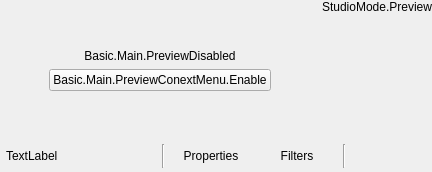
  <widget class="QWidget" name="centralwidget">
   <layout class="QVBoxLayout" name="verticalLayout">
    <property name="spacing">
     <number>0</number>
    </property>
    <property name="leftMargin">
     <number>0</number>
    </property>
    <property name="topMargin">
     <number>0</number>
    </property>
    <property name="rightMargin">
     <number>0</number>
    </property>
    <property name="bottomMargin">
     <number>0</number>
    </property>
    <item>
     <layout class="QHBoxLayout" name="horizontalLayout_2">
      <item>
       <layout class="QHBoxLayout" name="previewLayout">
        <property name="spacing">
         <number>2</number>
        </property>
        <item>
         <widget class="QWidget" name="previewDisabledWidget" native="true">
          <property name="sizePolicy">
           <sizepolicy hsizetype="Expanding" vsizetype="Expanding">
            <horstretch>0</horstretch>
            <verstretch>0</verstretch>
           </sizepolicy>
          </property>
          <layout class="QVBoxLayout" name="verticalLayout_7">
           <item>
            <spacer name="verticalSpacer_2">
             <property name="orientation">
              <enum>Qt::Vertical</enum>
             </property>
             <property name="sizeHint" stdset="0">
              <size>
               <width>20</width>
               <height>40</height>
              </size>
             </property>
            </spacer>
           </item>
           <item>
            <widget class="QLabel" name="label">
             <property name="sizePolicy">
              <sizepolicy hsizetype="Preferred" vsizetype="Preferred">
               <horstretch>0</horstretch>
               <verstretch>0</verstretch>
              </sizepolicy>
             </property>
             <property name="text">
              <string>Basic.Main.PreviewDisabled</string>
             </property>
             <property name="alignment">
              <set>Qt::AlignCenter</set>
             </property>
            </widget>
           </item>
           <item>
            <layout class="QHBoxLayout" name="horizontalLayout">
             <item>
              <spacer name="horizontalSpacer_2">
               <property name="orientation">
                <enum>Qt::Horizontal</enum>
               </property>
               <property name="sizeHint" stdset="0">
                <size>
                 <width>40</width>
                 <height>20</height>
                </size>
               </property>
              </spacer>
             </item>
             <item>
              <widget class="QPushButton" name="enablePreviewButton">
               <property name="text">
                <string>Basic.Main.PreviewConextMenu.Enable</string>
               </property>
              </widget>
             </item>
             <item>
              <spacer name="horizontalSpacer_3">
               <property name="orientation">
                <enum>Qt::Horizontal</enum>
               </property>
               <property name="sizeHint" stdset="0">
                <size>
                 <width>40</width>
                 <height>20</height>
                </size>
               </property>
              </spacer>
             </item>
            </layout>
           </item>
           <item>
            <spacer name="verticalSpacer_3">
             <property name="orientation">
              <enum>Qt::Vertical</enum>
             </property>
             <property name="sizeHint" stdset="0">
              <size>
               <width>20</width>
               <height>40</height>
              </size>
             </property>
            </spacer>
           </item>
          </layout>
         </widget>
        </item>
        <item>
         <layout class="QVBoxLayout" name="previewTextLayout">
          <property name="spacing">
           <number>0</number>
          </property>
          <item>
           <widget class="QLabel" name="previewLabel">
            <property name="text">
             <string>StudioMode.Preview</string>
            </property>
            <property name="alignment">
             <set>Qt::AlignBottom|Qt::AlignHCenter</set>
            </property>
           </widget>
          </item>
          <item>
           <widget class="OBSBasicPreview" name="preview" native="true">
            <property name="sizePolicy">
             <sizepolicy hsizetype="Expanding" vsizetype="Expanding">
              <horstretch>0</horstretch>
              <verstretch>0</verstretch>
             </sizepolicy>
            </property>
            <property name="minimumSize">
             <size>
              <width>32</width>
              <height>32</height>
             </size>
            </property>
            <property name="focusPolicy">
             <enum>Qt::ClickFocus</enum>
            </property>
            <property name="contextMenuPolicy">
             <enum>Qt::CustomContextMenu</enum>
            </property>
            <addaction name="actionRemoveSource"/>
           </widget>
          </item>
         </layout>
        </item>
       </layout>
      </item>
     </layout>
    </item>
    <item>
     <widget class="QWidget" name="contextContainer" native="true">
      <property name="sizePolicy">
       <sizepolicy hsizetype="Preferred" vsizetype="Preferred">
        <horstretch>0</horstretch>
        <verstretch>0</verstretch>
       </sizepolicy>
      </property>
      <property name="minimumSize">
       <size>
        <width>0</width>
        <height>32</height>
       </size>
      </property>
      <property name="maximumSize">
       <size>
        <width>16777215</width>
        <height>32</height>
       </size>
      </property>
      <layout class="QHBoxLayout" name="horizontalLayout9">
       <property name="spacing">
        <number>4</number>
       </property>
       <property name="sizeConstraint">
        <enum>QLayout::SetDefaultConstraint</enum>
       </property>
       <property name="leftMargin">
        <number>6</number>
       </property>
       <property name="topMargin">
        <number>4</number>
       </property>
       <property name="rightMargin">
        <number>6</number>
       </property>
       <property name="bottomMargin">
        <number>4</number>
       </property>
       <item>
        <widget class="QWidget" name="contextSubContainer" native="true">
         <property name="sizePolicy">
          <sizepolicy hsizetype="Preferred" vsizetype="Preferred">
           <horstretch>0</horstretch>
           <verstretch>0</verstretch>
          </sizepolicy>
         </property>
         <property name="minimumSize">
          <size>
           <width>0</width>
           <height>0</height>
          </size>
         </property>
         <layout class="QHBoxLayout" name="horizontalLayout_5">
          <property name="spacing">
           <number>6</number>
          </property>
          <property name="leftMargin">
           <number>0</number>
          </property>
          <property name="topMargin">
           <number>0</number>
          </property>
          <property name="rightMargin">
           <number>0</number>
          </property>
          <property name="bottomMargin">
           <number>0</number>
          </property>
          <item>
           <widget class="QLabel" name="contextSourceLabel">
            <property name="minimumSize">
             <size>
              <width>150</width>
              <height>0</height>
             </size>
            </property>
            <property name="maximumSize">
             <size>
              <width>150</width>
              <height>16</height>
             </size>
            </property>
            <property name="text">
             <string>TextLabel</string>
            </property>
           </widget>
          </item>
          <item>
           <widget class="Line" name="line_3">
            <property name="orientation">
             <enum>Qt::Vertical</enum>
            </property>
           </widget>
          </item>
          <item>
           <widget class="QPushButton" name="sourcePropertiesButton">
            <property name="sizePolicy">
             <sizepolicy hsizetype="Minimum" vsizetype="Fixed">
              <horstretch>0</horstretch>
              <verstretch>0</verstretch>
             </sizepolicy>
            </property>
            <property name="toolTip">
             <string>Properties</string>
            </property>
            <property name="text">
             <string>Properties</string>
            </property>
            <property name="icon">
             <iconset resource="obs.qrc">
              <normaloff>:/settings/images/settings/general.svg</normaloff>:/settings/images/settings/general.svg</iconset>
            </property>
            <property name="flat">
             <bool>true</bool>
            </property>
            <property name="themeID2" stdset="0">
             <string notr="true">contextBarButton</string>
            </property>
           </widget>
          </item>
          <item>
           <widget class="QPushButton" name="sourceFiltersButton">
            <property name="toolTip">
             <string>Filters</string>
            </property>
            <property name="text">
             <string>Filters</string>
            </property>
            <property name="icon">
             <iconset resource="obs.qrc">
              <normaloff>:/res/images/filter.svg</normaloff>:/res/images/filter.svg</iconset>
            </property>
            <property name="flat">
             <bool>true</bool>
            </property>
            <property name="themeID2" stdset="0">
             <string notr="true">contextBarButton</string>
            </property>
           </widget>
          </item>
          <item>
           <widget class="Line" name="line">
            <property name="orientation">
             <enum>Qt::Vertical</enum>
            </property>
           </widget>
          </item>
         </layout>
        </widget>
       </item>
       <item>
        <widget class="QWidget" name="emptySpace" native="true">
         <property name="sizePolicy">
          <sizepolicy hsizetype="Expanding" vsizetype="Preferred">
           <horstretch>0</horstretch>
           <verstretch>0</verstretch>
          </sizepolicy>
         </property>
         <layout class="QHBoxLayout" name="horizontalLayout_6">
          <property name="spacing">
           <number>0</number>
          </property>
          <property name="leftMargin">
           <number>0</number>
          </property>
          <property name="topMargin">
           <number>0</number>
          </property>
          <property name="rightMargin">
           <number>0</number>
          </property>
          <property name="bottomMargin">
           <number>0</number>
          </property>
         </layout>
        </widget>
       </item>
      </layout>
     </widget>
    </item>
   </layout>
  </widget>
